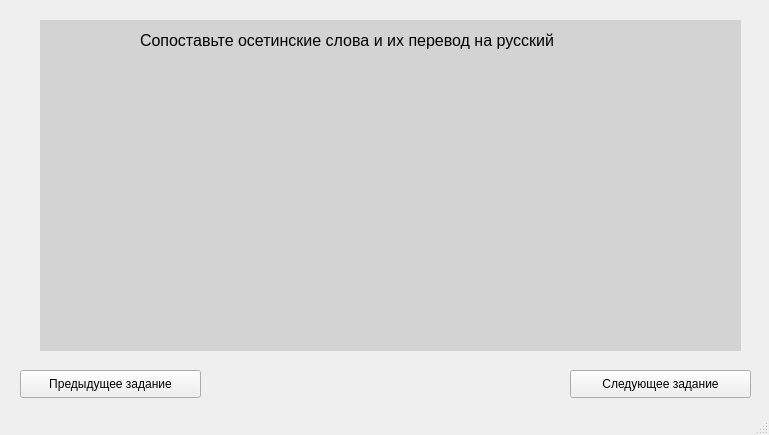
<?xml version="1.0" encoding="UTF-8"?>
<ui version="4.0">
 <class>LessonWindow</class>
 <widget class="QMainWindow" name="LessonWindow">
  <property name="geometry">
   <rect>
    <x>0</x>
    <y>0</y>
    <width>769</width>
    <height>435</height>
   </rect>
  </property>
  <property name="windowTitle">
   <string>MainWindow</string>
  </property>
  <widget class="QWidget" name="centralwidget">
   <widget class="QPushButton" name="prevTaskButton">
    <property name="geometry">
     <rect>
      <x>20</x>
      <y>370</y>
      <width>181</width>
      <height>28</height>
     </rect>
    </property>
    <property name="text">
     <string>Предыдущее задание</string>
    </property>
   </widget>
   <widget class="QPushButton" name="nextTaskButton">
    <property name="geometry">
     <rect>
      <x>570</x>
      <y>370</y>
      <width>181</width>
      <height>28</height>
     </rect>
    </property>
    <property name="text">
     <string>Следующее задание</string>
    </property>
   </widget>
   <widget class="QWidget" name="taskWidget" native="true">
    <property name="geometry">
     <rect>
      <x>40</x>
      <y>20</y>
      <width>701</width>
      <height>331</height>
     </rect>
    </property>
    <property name="autoFillBackground">
     <bool>false</bool>
    </property>
    <property name="styleSheet">
     <string notr="true">background-color: rgb(211, 211, 211);</string>
    </property>
    <widget class="QLabel" name="label">
     <property name="geometry">
      <rect>
       <x>100</x>
       <y>10</y>
       <width>521</width>
       <height>21</height>
      </rect>
     </property>
     <property name="font">
      <font>
       <pointsize>12</pointsize>
      </font>
     </property>
     <property name="text">
      <string>Сопоставьте осетинские слова и их перевод на русский</string>
     </property>
    </widget>
    <widget class="QWidget" name="layoutWidget">
     <property name="geometry">
      <rect>
       <x>40</x>
       <y>40</y>
       <width>631</width>
       <height>31</height>
      </rect>
     </property>
     <layout class="QHBoxLayout" name="horizontalLayout">
      <item>
       <layout class="QVBoxLayout" name="ironsWordsLayout">
        <item>
         <widget class="QLabel" name="label_2">
          <property name="text">
           <string>TextLabel</string>
          </property>
         </widget>
        </item>
       </layout>
      </item>
      <item>
       <spacer name="horizontalSpacer">
        <property name="orientation">
         <enum>Qt::Horizontal</enum>
        </property>
        <property name="sizeType">
         <enum>QSizePolicy::Fixed</enum>
        </property>
        <property name="sizeHint" stdset="0">
         <size>
          <width>100</width>
          <height>20</height>
         </size>
        </property>
       </spacer>
      </item>
      <item>
       <layout class="QVBoxLayout" name="russianWordsLayout">
        <item>
         <widget class="QComboBox" name="comboBox"/>
        </item>
       </layout>
      </item>
     </layout>
    </widget>
    <widget class="QWidget" name="verticalLayoutWidget">
     <property name="geometry">
      <rect>
       <x>40</x>
       <y>40</y>
       <width>631</width>
       <height>281</height>
      </rect>
     </property>
     <layout class="QVBoxLayout" name="allWordsVerticalLayout"/>
    </widget>
   </widget>
  </widget>
  <widget class="QStatusBar" name="statusbar"/>
 </widget>
 <resources/>
 <connections/>
</ui>
